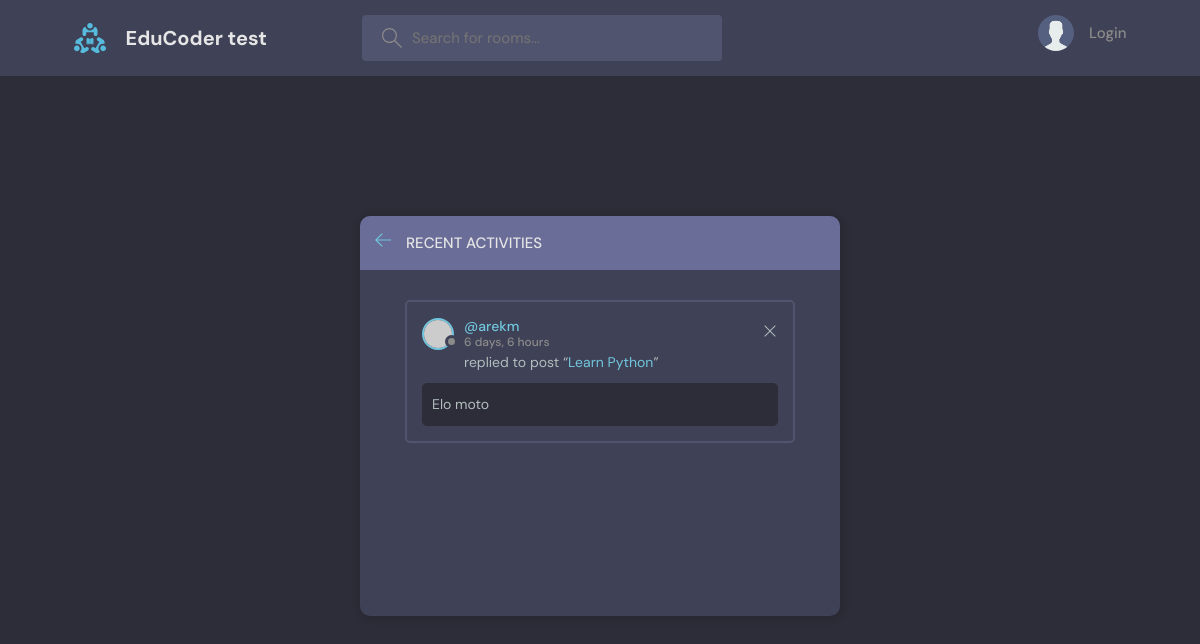
/activity/, run on an earlier commit of the app's database.
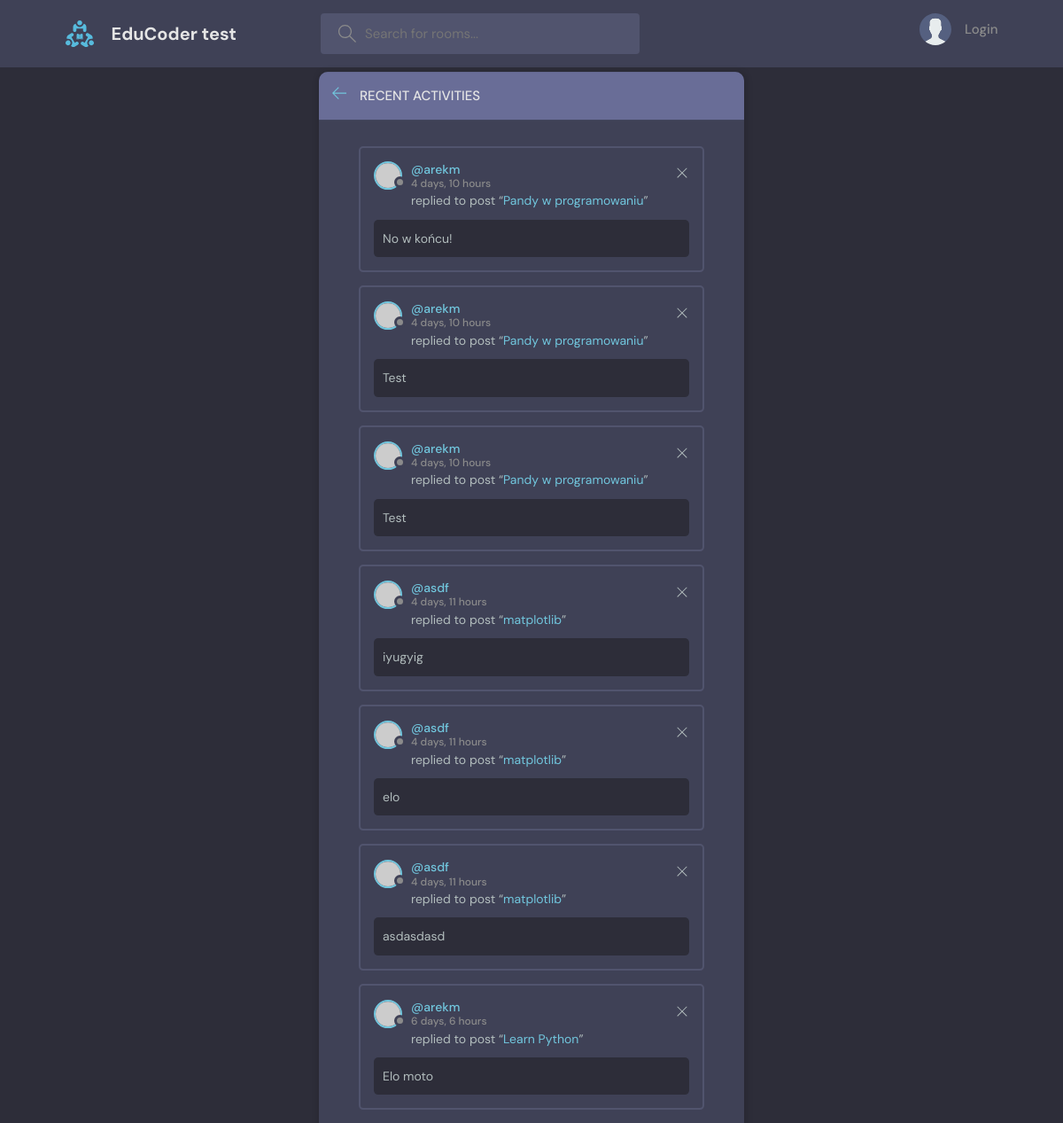
And on a later commit of the database.
### base/models.py (models this page shows, shortened)
class Message(models.Model):
    user = models.ForeignKey(User, on_delete=models.CASCADE)
    room = models.ForeignKey(Room, on_delete=models.CASCADE)
    body = models.TextField()
    updated = models.DateTimeField(auto_now=True)
    created = models.DateTimeField(auto_now_add=True)
    class Meta:
        ordering = ['-updated', 'created']

class Room(models.Model):
    host = models.ForeignKey(User, on_delete=models.SET_NULL, null = True)
    topic = models.ForeignKey(Topic, on_delete=models.SET_NULL, null = True)
    name = models.CharField(max_length=200)
    description = models.TextField(null=True, blank=True)
    participants = models.ManyToManyField(User, related_name="participants", blank=True)
    updated = models.DateTimeField(auto_now=True)
    created = models.DateTimeField(auto_now_add=True)
    class Meta:
        ordering = ['-updated', 'created']
    def __str__(self):
        return self.name

### base/views.py (the view)
# urls.py: path('activity/', views.activity_page, name="activity"),
def activity_page(request):
    room_messages = Message.objects.all()
    context = {"room_messages": room_messages}
    return render(request, "base/activity.html/", context)

### templates/base/activity.html
{% extends 'main.html' %}
{% block content %}
    <main class="layout">
      <div class="container">
        <div class="layout__box">
          <div class="layout__boxHeader">
            <div class="layout__boxTitle">
              <a href="{% url 'home' %}">
                <svg version="1.1" xmlns="http://www.w3.org/2000/svg" width="32" height="32" viewBox="0 0 32 32">
                  <title>arrow-left</title>
                  <path
                    d="M13.723 2.286l-13.723 13.714 13.719 13.714 1.616-1.611-10.96-10.96h27.625v-2.286h-27.625l10.965-10.965-1.616-1.607z"
                  ></path>
                </svg>
              </a>
              <h3>Recent Activities</h3>
            </div>
          </div>
          <div class="activities-page layout__body">
            {% for message in room_messages %}
            <div class="activities__box">
              <div class="activities__boxHeader roomListRoom__header">
                <a href="profile.html" class="roomListRoom__author">
                  <div class="avatar avatar--small">
                    <img src="https://randomuser.me/api/portraits/women/11.jpg" />
                  </div>
                  <p>
                    @{{message.user}}
                    <span>{{message.created|timesince}}</span>
                  </p>
                </a>
                <div class="roomListRoom__actions">
                  <a href="#">
                    <svg version="1.1" xmlns="http://www.w3.org/2000/svg" width="32" height="32" viewBox="0 0 32 32">
                      <title>remove</title>
                      <path
                        d="M27.314 6.019l-1.333-1.333-9.98 9.981-9.981-9.981-1.333 1.333 9.981 9.981-9.981 9.98 1.333 1.333 9.981-9.98 9.98 9.98 1.333-1.333-9.98-9.98 9.98-9.981z"
                      ></path>
                    </svg>
                  </a>
                </div>
              </div>
              <div class="activities__boxContent">
                <p>replied to post “<a href="room.html">{{message.room}}</a>”</p>
                <div class="activities__boxRoomContent">
                  {{message.body}}
                </div>
              </div>
            </div>
            {% endfor %}
          </div>
        </div>
      </div>
    </main>
{% endblock %}

What changed in the data, as far as the page shows it:
added Message: user "arekm", created "4 days, 10 hours", room "Pandy w programowaniu", body "No w końcu!"
added Message: user "arekm", created "4 days, 10 hours", room "Pandy w programowaniu", body "Test"
added Message: user "arekm", created "4 days, 10 hours", room "Pandy w programowaniu", body "Test"
added Message: user "asdf", created "4 days, 11 hours", room "matplotlib", body "iyugyig"
added Message: user "asdf", created "4 days, 11 hours", room "matplotlib", body "elo"
added Message: user "asdf", created "4 days, 11 hours", room "matplotlib", body "asdasdasd"
